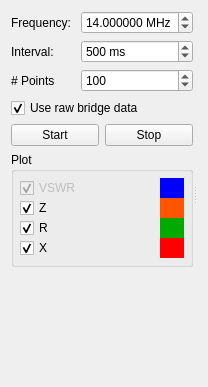
      <widget class="QWidget" name="tabMonitor">
       <attribute name="title">
        <string>Monitor</string>
       </attribute>
       <layout class="QVBoxLayout" name="verticalLayout_8">
        <item>
         <widget class="QSplitter" name="splitter_2">
          <property name="orientation">
           <enum>Qt::Horizontal</enum>
          </property>
          <widget class="QWidget" name="widget_8" native="true">
           <property name="sizePolicy">
            <sizepolicy hsizetype="Preferred" vsizetype="Preferred">
             <horstretch>0</horstretch>
             <verstretch>0</verstretch>
            </sizepolicy>
           </property>
           <property name="maximumSize">
            <size>
             <width>260</width>
             <height>16777215</height>
            </size>
           </property>
           <layout class="QVBoxLayout" name="verticalLayout_6">
            <item>
             <layout class="QGridLayout" name="gridLayout_3">
              <item row="0" column="0">
               <widget class="QLabel" name="label_23">
                <property name="sizePolicy">
                 <sizepolicy hsizetype="Maximum" vsizetype="Preferred">
                  <horstretch>0</horstretch>
                  <verstretch>0</verstretch>
                 </sizepolicy>
                </property>
                <property name="text">
                 <string>Frequency: </string>
                </property>
               </widget>
              </item>
              <item row="1" column="0">
               <widget class="QLabel" name="label_26">
                <property name="sizePolicy">
                 <sizepolicy hsizetype="Maximum" vsizetype="Preferred">
                  <horstretch>0</horstretch>
                  <verstretch>0</verstretch>
                 </sizepolicy>
                </property>
                <property name="text">
                 <string>Interval: </string>
                </property>
               </widget>
              </item>
              <item row="2" column="0">
               <widget class="QLabel" name="label_15">
                <property name="text">
                 <string># Points</string>
                </property>
               </widget>
              </item>
              <item row="0" column="1">
               <widget class="QDoubleSpinBox" name="freqMon">
                <property name="suffix">
                 <string> MHz</string>
                </property>
                <property name="decimals">
                 <number>6</number>
                </property>
                <property name="maximum">
                 <double>60.000000000000000</double>
                </property>
                <property name="value">
                 <double>14.000000000000000</double>
                </property>
               </widget>
              </item>
              <item row="1" column="1">
               <widget class="QSpinBox" name="monInterval">
                <property name="suffix">
                 <string> ms</string>
                </property>
                <property name="minimum">
                 <number>100</number>
                </property>
                <property name="maximum">
                 <number>5000</number>
                </property>
                <property name="singleStep">
                 <number>100</number>
                </property>
                <property name="value">
                 <number>500</number>
                </property>
               </widget>
              </item>
              <item row="2" column="1">
               <widget class="QSpinBox" name="monPoints">
                <property name="minimum">
                 <number>1</number>
                </property>
                <property name="maximum">
                 <number>1000</number>
                </property>
                <property name="value">
                 <number>100</number>
                </property>
               </widget>
              </item>
              <item row="3" column="0" colspan="2">
               <widget class="QCheckBox" name="monRaw">
                <property name="text">
                 <string>Use raw bridge data</string>
                </property>
                <property name="checked">
                 <bool>true</bool>
                </property>
               </widget>
              </item>
             </layout>
            </item>
            <item>
             <layout class="QHBoxLayout" name="horizontalLayout_4">
              <item>
               <widget class="QPushButton" name="monstartBtn">
                <property name="text">
                 <string>Start</string>
                </property>
               </widget>
              </item>
              <item>
               <widget class="QPushButton" name="monstopBtn">
                <property name="text">
                 <string>Stop</string>
                </property>
               </widget>
              </item>
             </layout>
            </item>
            <item>
             <widget class="QGroupBox" name="groupBox_2">
              <property name="title">
               <string>Plot</string>
              </property>
              <layout class="QGridLayout" name="gridLayout_4">
               <property name="leftMargin">
                <number>6</number>
               </property>
               <property name="topMargin">
                <number>6</number>
               </property>
               <property name="rightMargin">
                <number>6</number>
               </property>
               <property name="bottomMargin">
                <number>6</number>
               </property>
               <property name="verticalSpacing">
                <number>0</number>
               </property>
               <item row="1" column="1">
                <widget class="QWidget" name="widget_11" native="true">
                 <property name="maximumSize">
                  <size>
                   <width>24</width>
                   <height>16777215</height>
                  </size>
                 </property>
                 <property name="palette">
                  <palette>
                   <active>
                    <colorrole role="Window">
                     <brush brushstyle="SolidPattern">
                      <color alpha="255">
                       <red>255</red>
                       <green>85</green>
                       <blue>0</blue>
                      </color>
                     </brush>
                    </colorrole>
                   </active>
                   <inactive>
                    <colorrole role="Window">
                     <brush brushstyle="SolidPattern">
                      <color alpha="255">
                       <red>255</red>
                       <green>85</green>
                       <blue>0</blue>
                      </color>
                     </brush>
                    </colorrole>
                   </inactive>
                   <disabled>
                    <colorrole role="Window">
                     <brush brushstyle="SolidPattern">
                      <color alpha="255">
                       <red>255</red>
                       <green>85</green>
                       <blue>0</blue>
                      </color>
                     </brush>
                    </colorrole>
                   </disabled>
                  </palette>
                 </property>
                 <property name="autoFillBackground">
                  <bool>true</bool>
                 </property>
                </widget>
               </item>
               <item row="1" column="0">
                <widget class="QCheckBox" name="monplotz_chk">
                 <property name="text">
                  <string>Z</string>
                 </property>
                 <property name="checked">
                  <bool>true</bool>
                 </property>
                </widget>
               </item>
               <item row="2" column="1">
                <widget class="QWidget" name="widget_12" native="true">
                 <property name="maximumSize">
                  <size>
                   <width>24</width>
                   <height>16777215</height>
                  </size>
                 </property>
                 <property name="palette">
                  <palette>
                   <active>
                    <colorrole role="Window">
                     <brush brushstyle="SolidPattern">
                      <color alpha="255">
                       <red>0</red>
                       <green>170</green>
                       <blue>0</blue>
                      </color>
                     </brush>
                    </colorrole>
                   </active>
                   <inactive>
                    <colorrole role="Window">
                     <brush brushstyle="SolidPattern">
                      <color alpha="255">
                       <red>0</red>
                       <green>170</green>
                       <blue>0</blue>
                      </color>
                     </brush>
                    </colorrole>
                   </inactive>
                   <disabled>
                    <colorrole role="Window">
                     <brush brushstyle="SolidPattern">
                      <color alpha="255">
                       <red>0</red>
                       <green>170</green>
                       <blue>0</blue>
                      </color>
                     </brush>
                    </colorrole>
                   </disabled>
                  </palette>
                 </property>
                 <property name="autoFillBackground">
                  <bool>true</bool>
                 </property>
                </widget>
               </item>
               <item row="3" column="0">
                <widget class="QCheckBox" name="monplotx_chk">
                 <property name="text">
                  <string>X</string>
                 </property>
                 <property name="checked">
                  <bool>true</bool>
                 </property>
                </widget>
               </item>
               <item row="0" column="1">
                <widget class="QWidget" name="widget_9" native="true">
                 <property name="maximumSize">
                  <size>
                   <width>24</width>
                   <height>16777215</height>
                  </size>
                 </property>
                 <property name="palette">
                  <palette>
                   <active>
                    <colorrole role="Base">
                     <brush brushstyle="SolidPattern">
                      <color alpha="255">
                       <red>255</red>
                       <green>255</green>
                       <blue>255</blue>
                      </color>
                     </brush>
                    </colorrole>
                    <colorrole role="Window">
                     <brush brushstyle="SolidPattern">
                      <color alpha="255">
                       <red>0</red>
                       <green>0</green>
                       <blue>255</blue>
                      </color>
                     </brush>
                    </colorrole>
                   </active>
                   <inactive>
                    <colorrole role="Base">
                     <brush brushstyle="SolidPattern">
                      <color alpha="255">
                       <red>255</red>
                       <green>255</green>
                       <blue>255</blue>
                      </color>
                     </brush>
                    </colorrole>
                    <colorrole role="Window">
                     <brush brushstyle="SolidPattern">
                      <color alpha="255">
                       <red>0</red>
                       <green>0</green>
                       <blue>255</blue>
                      </color>
                     </brush>
                    </colorrole>
                   </inactive>
                   <disabled>
                    <colorrole role="Base">
                     <brush brushstyle="SolidPattern">
                      <color alpha="255">
                       <red>0</red>
                       <green>0</green>
                       <blue>255</blue>
                      </color>
                     </brush>
                    </colorrole>
                    <colorrole role="Window">
                     <brush brushstyle="SolidPattern">
                      <color alpha="255">
                       <red>0</red>
                       <green>0</green>
                       <blue>255</blue>
                      </color>
                     </brush>
                    </colorrole>
                   </disabled>
                  </palette>
                 </property>
                 <property name="autoFillBackground">
                  <bool>true</bool>
                 </property>
                </widget>
               </item>
               <item row="3" column="1">
                <widget class="QWidget" name="widget_10" native="true">
                 <property name="maximumSize">
                  <size>
                   <width>24</width>
                   <height>16777215</height>
                  </size>
                 </property>
                 <property name="palette">
                  <palette>
                   <active>
                    <colorrole role="Window">
                     <brush brushstyle="SolidPattern">
                      <color alpha="255">
                       <red>255</red>
                       <green>0</green>
                       <blue>0</blue>
                      </color>
                     </brush>
                    </colorrole>
                   </active>
                   <inactive>
                    <colorrole role="Window">
                     <brush brushstyle="SolidPattern">
                      <color alpha="255">
                       <red>255</red>
                       <green>0</green>
                       <blue>0</blue>
                      </color>
                     </brush>
                    </colorrole>
                   </inactive>
                   <disabled>
                    <colorrole role="Window">
                     <brush brushstyle="SolidPattern">
                      <color alpha="255">
                       <red>255</red>
                       <green>0</green>
                       <blue>0</blue>
                      </color>
                     </brush>
                    </colorrole>
                   </disabled>
                  </palette>
                 </property>
                 <property name="autoFillBackground">
                  <bool>true</bool>
                 </property>
                </widget>
               </item>
               <item row="0" column="0">
                <widget class="QCheckBox" name="checkBox_2">
                 <property name="enabled">
                  <bool>false</bool>
                 </property>
                 <property name="text">
                  <string>VSWR</string>
                 </property>
                 <property name="checked">
                  <bool>true</bool>
                 </property>
                </widget>
               </item>
               <item row="2" column="0">
                <widget class="QCheckBox" name="monplotr_chk">
                 <property name="text">
                  <string>R</string>
                 </property>
                 <property name="checked">
                  <bool>true</bool>
                 </property>
                </widget>
               </item>
              </layout>
             </widget>
            </item>
            <item>
             <spacer name="verticalSpacer_3">
              <property name="orientation">
               <enum>Qt::Vertical</enum>
              </property>
              <property name="sizeHint" stdset="0">
               <size>
                <width>20</width>
                <height>109</height>
               </size>
              </property>
             </spacer>
            </item>
           </layout>
          </widget>
          <widget class="QWidget" name="verticalLayoutWidget_2">
           <layout class="QVBoxLayout" name="monitorGraphVL">
            <property name="spacing">
             <number>3</number>
            </property>
            <item>
             <widget class="GraphCanvas" name="monitorGraph">
              <property name="palette">
               <palette>
                <active>
                 <colorrole role="Base">
                  <brush brushstyle="SolidPattern">
                   <color alpha="255">
                    <red>255</red>
                    <green>255</green>
                    <blue>255</blue>
                   </color>
                  </brush>
                 </colorrole>
                 <colorrole role="Window">
                  <brush brushstyle="SolidPattern">
                   <color alpha="255">
                    <red>255</red>
                    <green>255</green>
                    <blue>255</blue>
                   </color>
                  </brush>
                 </colorrole>
                </active>
                <inactive>
                 <colorrole role="Base">
                  <brush brushstyle="SolidPattern">
                   <color alpha="255">
                    <red>255</red>
                    <green>255</green>
                    <blue>255</blue>
                   </color>
                  </brush>
                 </colorrole>
                 <colorrole role="Window">
                  <brush brushstyle="SolidPattern">
                   <color alpha="255">
                    <red>255</red>
                    <green>255</green>
                    <blue>255</blue>
                   </color>
                  </brush>
                 </colorrole>
                </inactive>
                <disabled>
                 <colorrole role="Base">
                  <brush brushstyle="SolidPattern">
                   <color alpha="255">
                    <red>255</red>
                    <green>255</green>
                    <blue>255</blue>
                   </color>
                  </brush>
                 </colorrole>
                 <colorrole role="Window">
                  <brush brushstyle="SolidPattern">
                   <color alpha="255">
                    <red>255</red>
                    <green>255</green>
                    <blue>255</blue>
                   </color>
                  </brush>
                 </colorrole>
                </disabled>
               </palette>
              </property>
              <property name="frameShape">
               <enum>QFrame::Panel</enum>
              </property>
              <property name="frameShadow">
               <enum>QFrame::Sunken</enum>
              </property>
              <property name="lineWidth">
               <number>2</number>
              </property>
              <widget class="GraphCursor" name="monitorCursor" native="true">
               <property name="geometry">
                <rect>
                 <x>0</x>
                 <y>0</y>
                 <width>120</width>
                 <height>80</height>
                </rect>
               </property>
              </widget>
             </widget>
            </item>
            <item>
             <widget class="QWidget" name="monitorStatusBar" native="true">
              <property name="maximumSize">
               <size>
                <width>16777215</width>
                <height>20</height>
               </size>
              </property>
              <widget class="QWidget" name="">
               <property name="geometry">
                <rect>
                 <x>0</x>
                 <y>0</y>
                 <width>871</width>
                 <height>22</height>
                </rect>
               </property>
               <layout class="QHBoxLayout" name="horizontalLayout_5">
                <item>
                 <widget class="QLabel" name="monStatus">
                  <property name="text">
                   <string>#: 0  - SWR min: --</string>
                  </property>
                 </widget>
                </item>
                <item>
                 <spacer name="horizontalSpacer_2">
                  <property name="orientation">
                   <enum>Qt::Horizontal</enum>
                  </property>
                  <property name="sizeHint" stdset="0">
                   <size>
                    <width>68</width>
                    <height>20</height>
                   </size>
                  </property>
                 </spacer>
                </item>
                <item>
                 <widget class="QLabel" name="monCursor">
                  <property name="text">
                   <string/>
                  </property>
                 </widget>
                </item>
               </layout>
              </widget>
             </widget>
            </item>
           </layout>
          </widget>
         </widget>
        </item>
       </layout>
      </widget>
